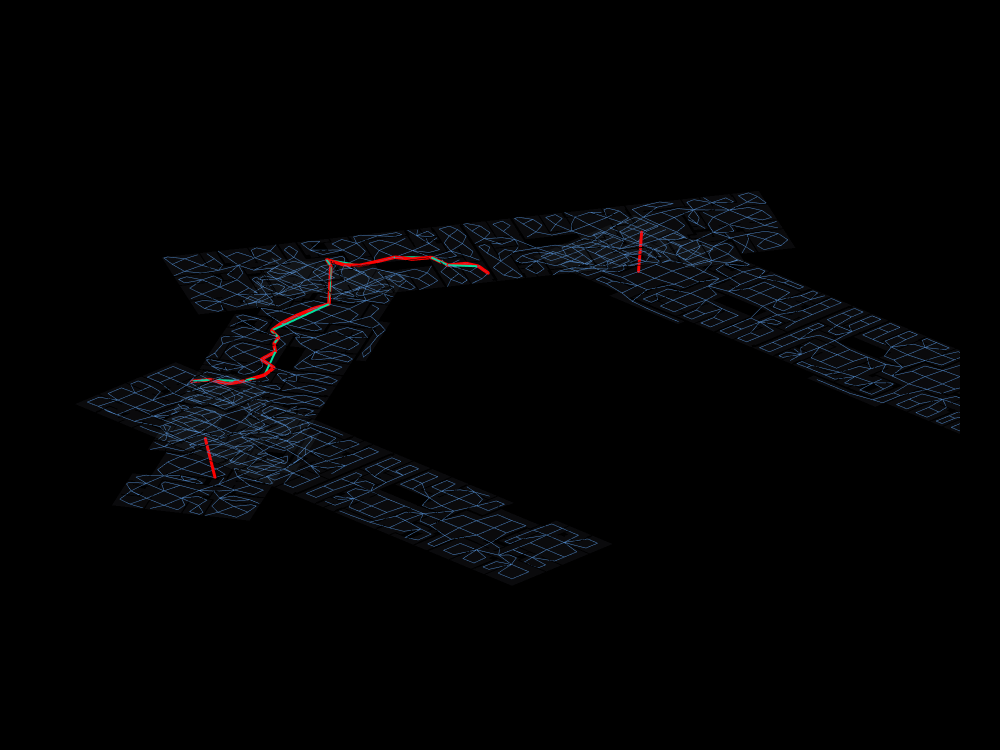

Notebook cell for this chart:
### Markdown cell above
## 8. Cross-floor Shortest Path
Navigation from one end of the lower floor to the far end of the upper floor. The route
must climb through a **stair edge**, demonstrating genuine cross-floor connectivity.
`Wire.Straighten` is then used to shorten/clean the path.

### Code cell
# pick a component that spans both floors (i.e. has a stair) and its two extreme ends
best = None
for c in components:
    cv = Graph.Vertices(c)
    czl = [p for p in cv if round(Vertex.Z(p),2) == zlo]
    czh = [p for p in cv if round(Vertex.Z(p),2) == zhi]
    if czl and czh and (best is None or len(cv) > best[0]):
        best = (len(cv), czl, czh)

_, czl, czh = best
start_vertex = min(czl, key=lambda p: Vertex.X(p) + Vertex.Y(p))   # lower-floor end
end_vertex   = max(czh, key=lambda p: Vertex.X(p) + Vertex.Y(p))   # upper-floor far end

crg = Graph.CompiledRoutingGraph(building_graph, precomputeTurns=False)
t = time.time()
shortest_path = Graph.ShortestPath(crg, vertexA=start_vertex, vertexB=end_vertex)
print("Cross-floor shortest path:", round(time.time()-t, 2), "s")
print("  start Z =", round(Vertex.Z(start_vertex),1), " end Z =", round(Vertex.Z(end_vertex),1))
print("  path length:", round(Wire.Length(shortest_path), 1), "m")

try:
    straight_path = Wire.Straighten(shortest_path, host=gallery)
    print("  straightened length:", round(Wire.Length(straight_path), 1), "m")
except Exception as ex:
    straight_path = shortest_path
    print("  (straighten skipped)")

for e in Topology.Edges(shortest_path):
    e = Topology.SetDictionary(e, Dictionary.ByKeysValues(["color","width"], ["red", 7]))
for e in Topology.Edges(straight_path):
    e = Topology.SetDictionary(e, Dictionary.ByKeysValues(["color","width"], ["#00E0A0", 4]))
path_cluster = Cluster.ByTopologies(Topology.Edges(shortest_path) + Topology.Edges(straight_path))

Topology.Show(gallery, edge_cluster, path_cluster,
              faceColor=[120,130,150], faceOpacity=0.08,
              edgeColorKey="color", edgeWidthKey="width",
              showVertices=False,
              backgroundColor="black", camera=CAM, projection=PROJ,
              width=1000, height=750, renderer=renderer)

### Figure 1 — Plotly figure (JSON) as saved in the notebook; plotly's stock layout.template omitted (floating-point values rounded to 4 significant figures; data arrays with more than 128 entries replaced by an {"elided": "..."} marker saying what was removed)
{"data": [{"hoverinfo": "text", "hovertext": [], "legendgroup": "2", "legendrank": 2, "line": {"color": "#000000", "dash": "solid", "width": 1}, "marker": {"color": "#000000", "size": 0.25, "symbol": "circle"}, "mode": "markers+lines", "name": "1: Untitled (Edges)", "showlegend": false, "text": [], "type": "scatter3d", "x": {"elided": "9057 float values"}, "y": {"elided": "9057 float values"}, "z": {"elided": "9057 float values"}}, {"cmax": 1, "cmin": 0, "color": "#788296", "colorscale": [[0.0, "#440154"], [0.1111, "#482878"], [0.2222, "#3e4989"], [0.3333, "#31688e"], [0.4444, "#26828e"], [0.5556, "#1f9e89"], [0.6667, "#35b779"], [0.7778, "#6ece58"], [0.8889, "#b5de2b"], [1.0, "#fde725"]], "flatshading": true, "hoverinfo": "text", "hovertext": "", "i": {"elided": "3029 int values"}, "j": {"elided": "3029 int values"}, "k": {"elided": "3029 int values"}, "legendgroup": "3", "legendrank": 3, "lighting": {"facenormalsepsilon": 0}, "name": "1: Untitled (Faces)", "opacity": 0.08, "showlegend": false, "showscale": false, "text": "", "type": "mesh3d", "x": {"elided": "3019 float values"}, "y": {"elided": "3019 float values"}, "z": {"elided": "3019 float values"}}, {"hoverinfo": "text", "hovertext": [], "legendgroup": "6", "legendrank": 6, "line": {"color": "#FF0000", "dash": "solid", "width": 6}, "marker": {"color": "#FF0000", "size": 1.5, "symbol": "circle"}, "mode": "markers+lines", "name": "2: Untitled (Edges)", "showlegend": false, "text": [], "type": "scatter3d", "x": [18.28, 17.05, null, -7.646, -7.636, null, 12.11, 11.96, null], "y": [-89.91, -90.37, null, -44.52, -44.21, null, -11.35, -10.66, null], "z": [0.0, 5.0, null, 0.0, 5.0, null, 0.0, 5.0, null]}, {"hoverinfo": "text", "hovertext": [], "legendgroup": "6", "legendrank": 6, "line": {"color": "#4F86C6", "dash": "solid", "width": 1}, "marker": {"color": "#4F86C6", "size": 0.25, "symbol": "circle"}, "mode": "markers+lines", "name": "2: Untitled (Edges)", "showlegend": false, "text": [], "type": "scatter3d", "x": {"elided": "5589 float values"}, "y": {"elided": "5589 float values"}, "z": {"elided": "5589 float values"}}, {"hoverinfo": "text", "hovertext": [], "legendgroup": "10", "legendrank": 10, "line": {"color": "#00E0A0", "dash": "solid", "width": 4}, "marker": {"color": "#00E0A0", "size": 1.0, "symbol": "circle"}, "mode": "markers+lines", "name": "3: Untitled (Edges)", "showlegend": false, "text": [], "type": "scatter3d", "x": [-3.534, -2.305, null, -2.305, 0.8699, null, 0.8699, 1.4, null, 1.4, -2.455, null, -2.455, -4.182, null, -4.182, -5.085, null, -5.085, -7.147, null, -7.147, -7.646, null, -7.646, -7.636, null, -7.636, -9.263, null, -9.263, -5.244, null, -5.244, -3.945, null, -3.945, -0.7745, null, -0.7745, 2.248, null, 2.248, 5.079, null, 5.079, 7.3, null], "y": [-72.15, -70.23, null, -70.23, -67.63, null, -67.63, -64.59, null, -64.59, -58.86, null, -58.86, -57.41, null, -57.41, -55.69, null, -55.69, -54.82, null, -54.82, -44.52, null, -44.52, -44.21, null, -44.21, -43.31, null, -43.31, -41.63, null, -41.63, -36.95, null, -36.95, -33.89, null, -33.89, -34.07, null, -34.07, -31.68, null, -31.68, -32.25, null], "z": [0.0, 0.0, null, 0.0, 0.0, null, 0.0, 0.0, null, 0.0, 0.0, null, 0.0, 0.0, null, 0.0, 0.0, null, 0.0, 0.0, null, 0.0, 0.0, null, 0.0, 5.0, null, 5.0, 5.0, null, 5.0, 5.0, null, 5.0, 5.0, null, 5.0, 5.0, null, 5.0, 5.0, null, 5.0, 5.0, null, 5.0, 5.0, null]}, {"hoverinfo": "text", "hovertext": [], "legendgroup": "10", "legendrank": 10, "line": {"color": "#FF0000", "dash": "solid", "width": 7}, "marker": {"color": "#FF0000", "size": 1.75, "symbol": "circle"}, "mode": "markers+lines", "name": "3: Untitled (Edges)", "showlegend": false, "text": [], "type": "scatter3d", "x": [-3.534, -2.305, null, -2.305, 0.08044, null, 0.08044, 0.8699, null, 0.8699, 1.4, null, 1.4, 0.7116, null, 0.7116, -2.092, null, -2.092, -2.455, null, -2.455, -4.182, null, -4.182, -5.085, null, -5.085, -7.147, null, -7.147, -7.822, null, -7.822, -8.077, null, -8.077, -8.077, null, -8.077, -7.646, null, -7.646, -7.636, null, -7.636, -9.263, null, -9.263, -6.654, null, -6.654, -5.244, null, -5.244, -4.664, null, -4.664, -3.945, null, -3.945, -2.089, null, -2.089, -0.7745, null, -0.7745, 2.248, null, 2.248, 3.469, null, 3.469, 5.079, null, 5.079, 7.3, null], "y": [-72.15, -70.23, null, -70.23, -69.53, null, -69.53, -67.63, null, -67.63, -64.59, null, -64.59, -62.27, null, -62.27, -61.64, null, -61.64, -58.86, null, -58.86, -57.41, null, -57.41, -55.69, null, -55.69, -54.82, null, -54.82, -52.47, null, -52.47, -49.65, null, -49.65, -46.65, null, -46.65, -44.52, null, -44.52, -44.21, null, -44.21, -43.31, null, -43.31, -42.85, null, -42.85, -41.63, null, -41.63, -39.62, null, -39.62, -36.95, null, -36.95, -35.89, null, -35.89, -33.89, null, -33.89, -34.07, null, -34.07, -32.13, null, -32.13, -31.68, null, -31.68, -32.25, null], "z": [0.0, 0.0, null, 0.0, 0.0, null, 0.0, 0.0, null, 0.0, 0.0, null, 0.0, 0.0, null, 0.0, 0.0, null, 0.0, 0.0, null, 0.0, 0.0, null, 0.0, 0.0, null, 0.0, 0.0, null, 0.0, 0.0, null, 0.0, 0.0, null, 0.0, 0.0, null, 0.0, 0.0, null, 0.0, 5.0, null, 5.0, 5.0, null, 5.0, 5.0, null, 5.0, 5.0, null, 5.0, 5.0, null, 5.0, 5.0, null, 5.0, 5.0, null, 5.0, 5.0, null, 5.0, 5.0, null, 5.0, 5.0, null, 5.0, 5.0, null, 5.0, 5.0, null]}], "layout": {"autosize": true, "height": 750, "margin": {"b": 40, "l": 40, "r": 40, "t": 40}, "paper_bgcolor": "#000000", "plot_bgcolor": "#000000", "scene": {"aspectmode": "data", "camera": {"center": {"x": 0, "y": 0, "z": 0}, "eye": {"x": 1.7, "y": -1.7, "z": 1.1}, "projection": {"type": "orthographic"}, "up": {"x": 0, "y": 0, "z": 1}}, "xaxis": {"visible": false}, "yaxis": {"visible": false}, "zaxis": {"visible": false}}, "showlegend": true, "width": 1000, "xaxis": {"showgrid": false, "visible": false, "zeroline": false}, "yaxis": {"showgrid": false, "visible": false, "zeroline": false}}}
